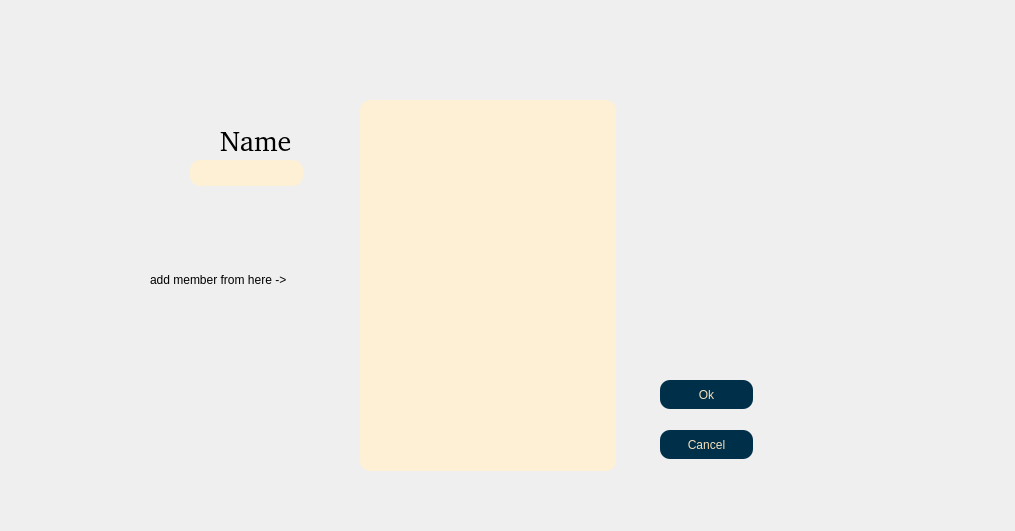
<?xml version="1.0" encoding="UTF-8"?>
<ui version="4.0">
 <class>ChannelPermissions</class>
 <widget class="QDialog" name="ChannelPermissions">
  <property name="geometry">
   <rect>
    <x>0</x>
    <y>0</y>
    <width>1015</width>
    <height>531</height>
   </rect>
  </property>
  <property name="windowTitle">
   <string>Dialog</string>
  </property>
  <widget class="QPushButton" name="pbn_ok">
   <property name="geometry">
    <rect>
     <x>660</x>
     <y>380</y>
     <width>93</width>
     <height>29</height>
    </rect>
   </property>
   <property name="cursor">
    <cursorShape>PointingHandCursor</cursorShape>
   </property>
   <property name="styleSheet">
    <string notr="true">background-color:rgb(0, 48, 73);
border-radius: 10px;
color:rgb(245, 223, 187);</string>
   </property>
   <property name="text">
    <string>Ok</string>
   </property>
  </widget>
  <widget class="QLabel" name="label_2">
   <property name="geometry">
    <rect>
     <x>150</x>
     <y>270</y>
     <width>181</width>
     <height>20</height>
    </rect>
   </property>
   <property name="text">
    <string>add member from here -&gt;</string>
   </property>
  </widget>
  <widget class="QLabel" name="label">
   <property name="geometry">
    <rect>
     <x>220</x>
     <y>130</y>
     <width>71</width>
     <height>21</height>
    </rect>
   </property>
   <property name="font">
    <font>
     <family>:/new/prefix1/Lato-Italic.ttf</family>
     <pointsize>8</pointsize>
     <italic>false</italic>
     <bold>false</bold>
     <underline>false</underline>
    </font>
   </property>
   <property name="styleSheet">
    <string notr="true">font-size:28px;
font: 8pt &quot;:/new/prefix1/Lato-Italic.ttf&quot;;
</string>
   </property>
   <property name="text">
    <string>Name :</string>
   </property>
  </widget>
  <widget class="QPushButton" name="pushButton_2">
   <property name="geometry">
    <rect>
     <x>660</x>
     <y>430</y>
     <width>93</width>
     <height>29</height>
    </rect>
   </property>
   <property name="cursor">
    <cursorShape>PointingHandCursor</cursorShape>
   </property>
   <property name="styleSheet">
    <string notr="true">background-color:rgb(0, 48, 73);
border-radius: 10px;
color:rgb(245, 223, 187);</string>
   </property>
   <property name="text">
    <string>Cancel</string>
   </property>
  </widget>
  <widget class="QLineEdit" name="led_name">
   <property name="geometry">
    <rect>
     <x>190</x>
     <y>160</y>
     <width>113</width>
     <height>26</height>
    </rect>
   </property>
   <property name="styleSheet">
    <string notr="true">background-color:rgb(253, 240, 213);
border-radius: 10%;</string>
   </property>
  </widget>
  <widget class="QListWidget" name="listWidget">
   <property name="geometry">
    <rect>
     <x>360</x>
     <y>100</y>
     <width>256</width>
     <height>371</height>
    </rect>
   </property>
   <property name="cursor" stdset="0">
    <cursorShape>PointingHandCursor</cursorShape>
   </property>
   <property name="styleSheet">
    <string notr="true">background-color:rgb(253, 240, 213);
border-radius: 10%;
</string>
   </property>
  </widget>
 </widget>
 <resources/>
 <connections/>
</ui>
